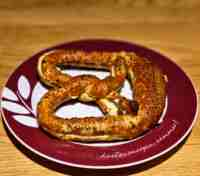
#> input picture quellen/vorher-nachher/img/b-brezel.jpg, 200 x 176 px, given in place of fleischerei-poster.webp, which was not available
$ python bilder.py
#> lines starting #> are read from the running program, lines starting #| are printed output that depends on the picture
# Kleine, stark komprimierte Fotos für die "alten" Seiten in vorher.html.
# Quelle sind nur Fotos/Poster, die die jeweilige Beispielseite selbst zeigt (Lizenzen siehe /bildnachweis/).
# Aufruf im Repo-Wurzelordner: python3 quellen/vorher-nachher/bilder.py
from PIL import Image
import os

B = "webdesign/beispiele/"
M = B + "_shared/media/"
OUT = os.path.join(os.path.dirname(__file__), "img")
# Name: (Quelldatei, Mitte x, Mitte y, Zoom). Zoom 1 = größter 3:2-Ausschnitt.
BILDER = {
    "fl-fleisch": (M + "fleischerei-poster.webp", .5, .5, 1.3),
    "fl-wurst": (M + "fleischerei-brett-poster.webp", .5, .55, 1.2),
    "fl-theke": (M + "fleischerei-poster.webp", .78, .62, 2.2),
    "c-kaffee": (M + "cafe-kaffee-poster.webp", .5, .5, 1.2),
    "c-latte": (M + "cafe-latteart-poster.webp", .5, .5, 1.3),
    "c-kuchen": (B + "pension/bilder/kaffee-900.webp", .5, .5, 1),
    "p-ofen": (B + "pizzeria/bilder/ofen-800.webp", .5, .5, 1),
    "p-margherita": (B + "pizzeria/bilder/p-margherita.webp", .5, .5, 1),
    "p-diavola": (B + "pizzeria/bilder/p-diavola.webp", .5, .5, 1),
    "pe-tal": (M + "pension-poster.webp", .5, .5, 1),
    "pe-zimmer": (B + "pension/bilder/zirbe-640.webp", .5, .5, 1),
    "pe-fruehstueck": (B + "pension/bilder/fruehstueck-900.webp", .5, .5, 1),
    "pe-wandern": (B + "pension/bilder/wandern-900.webp", .5, .5, 1),
    "d-dach": (M + "dachdecker-poster.webp", .5, .5, 1),
    "d-eindecken": (B + "dachdecker/eindecken.webp", .5, .5, 1),
    "d-sanierung": (B + "dachdecker/sanierung.webp", .5, .5, 1),
    "d-flachdach": (B + "dachdecker/flachdach.webp", .5, .5, 1),
    "bo-fischgraet": (B + "bodenleger/fischgraet.webp", .5, .5, 1),
    "bo-verlegen": (B + "bodenleger/verlegen.webp", .5, .5, 1),
    "bo-wohnraum": (B + "bodenleger/wohnraum.webp", .5, .5, 1),
    "m-wand": (M + "maler-poster.webp", .25, .5, 1.3),
    "m-rolle": (M + "maler-rolle-poster.webp", .7, .45, 1.4),
    "m-farbe": (M + "maler-rolle-poster.webp", .3, .4, 1.8),
    "w-reifen": (M + "werkstatt-poster.webp", .5, .5, 1.2),
    "w-bremse": (M + "werkstatt-foto.webp", .5, .5, 1),
    "w-auto": (M + "werkstatt-car.webp", .5, .5, .92),
    "ma-massage": (M + "massage-hell-poster.webp", .5, .5, 1),
    "ma-haende": (M + "massage-hell-poster.webp", .3, .5, 2.4),
    "ma-ruecken": (M + "massage-hell-poster.webp", .8, .45, 2),
}

for name, (src, cx, cy, zoom) in BILDER.items():
    im = Image.open(src)
#> im is the input picture: PIL image 200x176 RGB; mean R, G, B 155.5, 94.1, 53.2
    if im.mode in ("RGBA", "LA", "P"):
        # Freigestelltes Auto: auf grauen "Studio"-Hintergrund wie früher üblich.
        im = im.convert("RGBA")
        bg = Image.new("RGBA", im.size, (214, 214, 214, 255))
        bg.alpha_composite(im)
        im = bg
    im = im.convert("RGB")
    w, h = im.size
#> w = 200; h = 176
    if zoom < 1:
        # Ganzes Motiv mit Rand zeigen (Zoom < 1 vergrößert die Leinwand).
        cw, ch = round(max(w, h * 1.5) / zoom), round(max(w, h * 1.5) / zoom / 1.5)
        bg = Image.new("RGB", (cw, ch), (214, 214, 214))
        bg.paste(im, ((cw - w) // 2, (ch - h) // 2))
        im, w, h, zoom = bg, cw, ch, 1
    cw = min(w, h * 1.5) / zoom
#> cw = 153.8
    ch = cw / 1.5
#> ch = 102.6
    x = min(max(cx * w - cw / 2, 0), w - cw)
#> x = 23.08
    y = min(max(cy * h - ch / 2, 0), h - ch)
#> y = 36.72
    im = im.crop((round(x), round(y), round(x + cw), round(y + ch))).resize((200, 133), Image.LANCZOS)
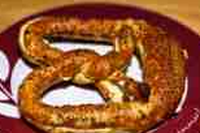
#> im: PIL image 200x133 RGB; mean R, G, B 151.9, 89, 51.2
    im.save(os.path.join(OUT, name + ".jpg"), quality=48)
    print(name)
#> pass 2 of the loop `for name, (src, cx, cy, zoom) in BILDER.items():`:
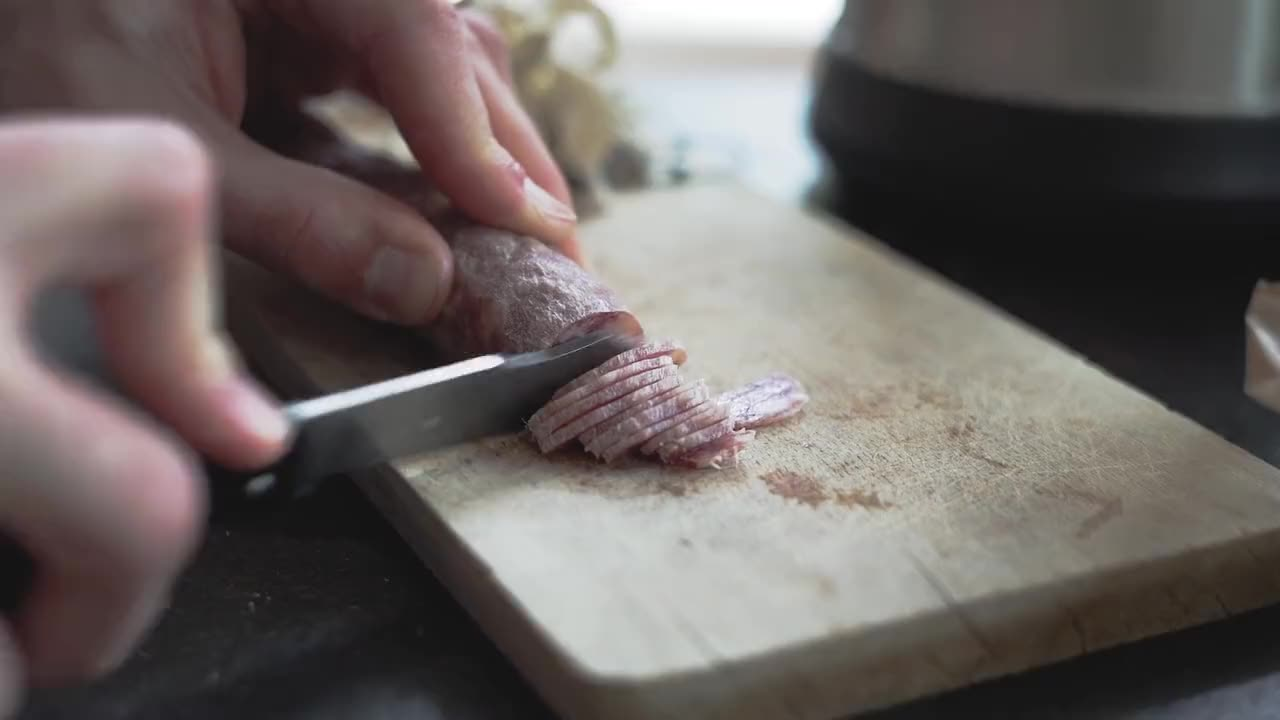
#> input picture webdesign/beispiele/_shared/media/fleischerei-brett-poster.jpg, 1280 x 720 px, given in place of fleischerei-brett-poster.webp, which was not available
#> im is the input picture: PIL image 1280x720 RGB; mean R, G, B 106, 98.6, 96.3
#> `im = im.crop((round(x), round(y), round(x + cw), round(y + ch))).resiz..`:
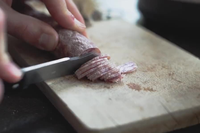
#> im: PIL image 200x133 RGB; mean R, G, B 114.8, 108.6, 105.4
#> (the run stopped early here; a loop or call above may not have finished)
